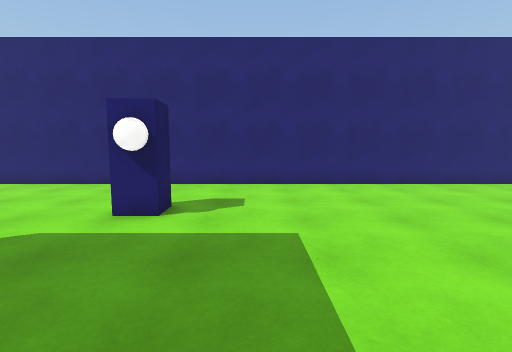
[1] (above)

19 first-person views from a walk through a 3-D level made in the Unity game engine. The camera is 1.5 m above the floor, tilts 6° down and sees 85° across. The floor is counted in squares, 1 m on a side. Each view is taken from the middle of a square. On the plan, view 1 faces up. The plan holds only what a view shows up to about 14 squares ahead; the rest is blank. The place goes on beyond the plan. The player character is not drawn. Some surface patterns are stand-ins.

[2]
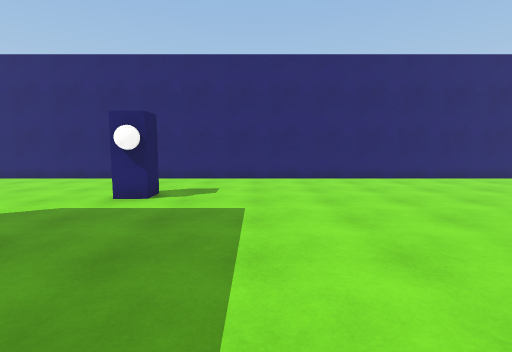

[3]
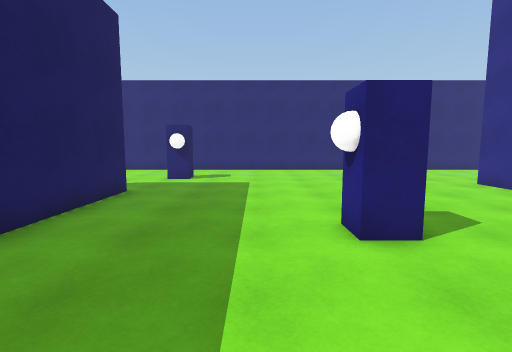

[4]
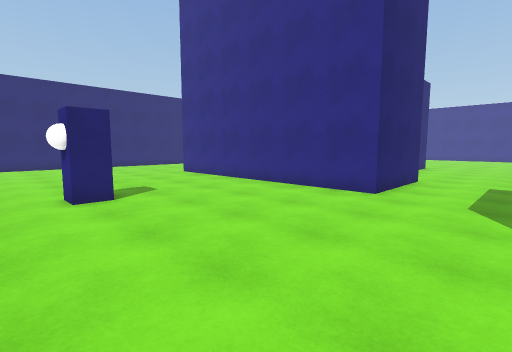

[5]
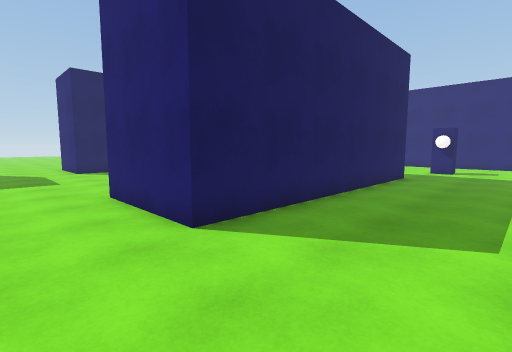

[6]
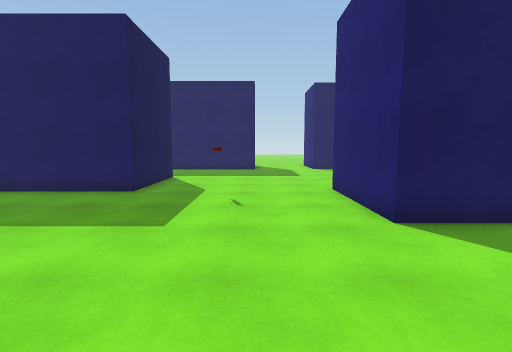

[7]
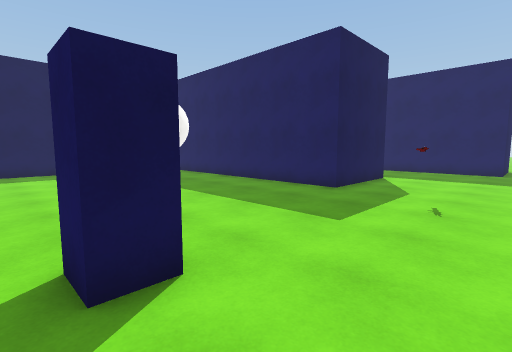

[8]
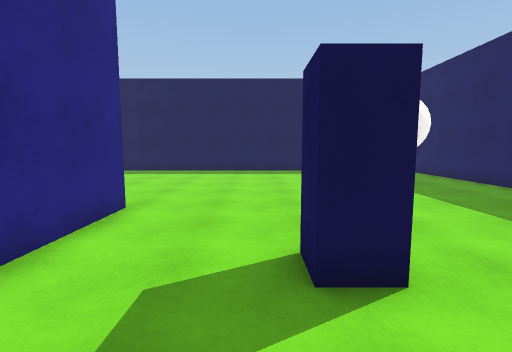

[9]
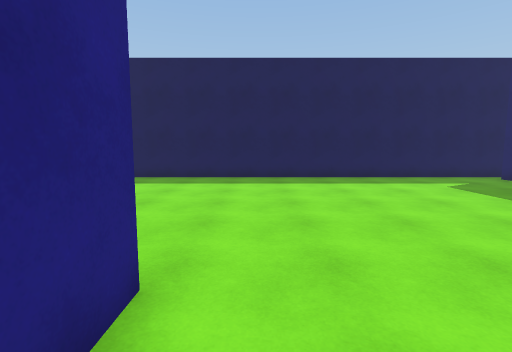

[10]
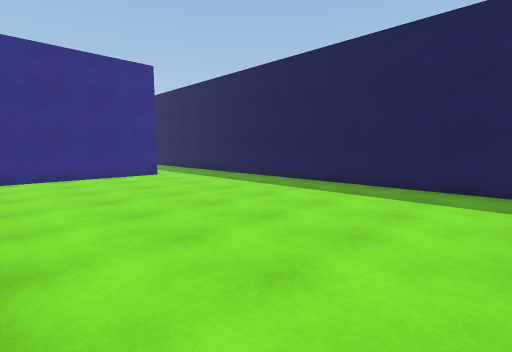

[11]
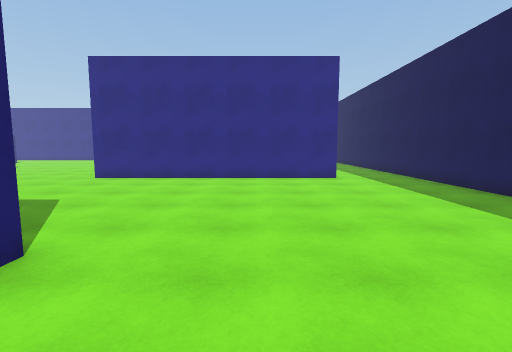

[12]
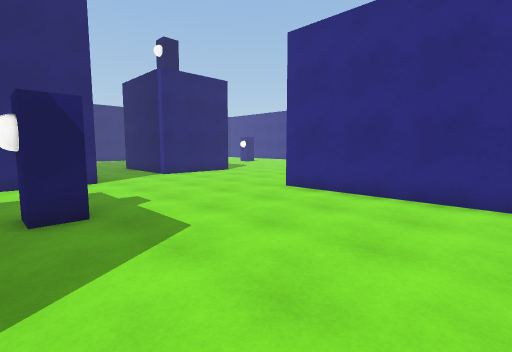

[13]
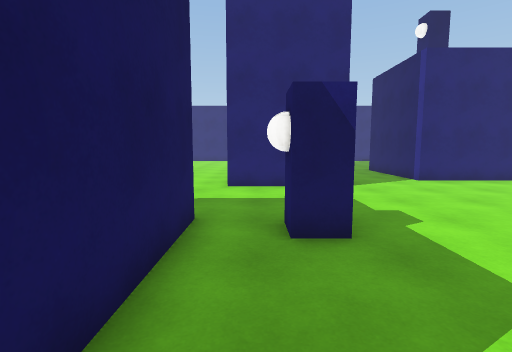

[14]
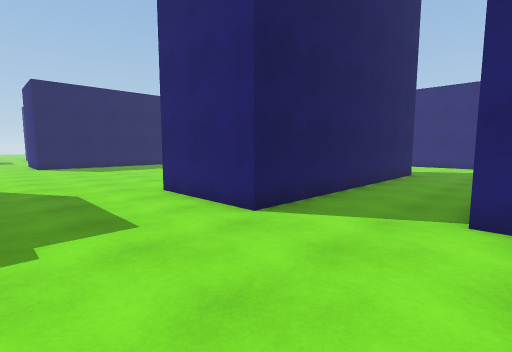

[15]
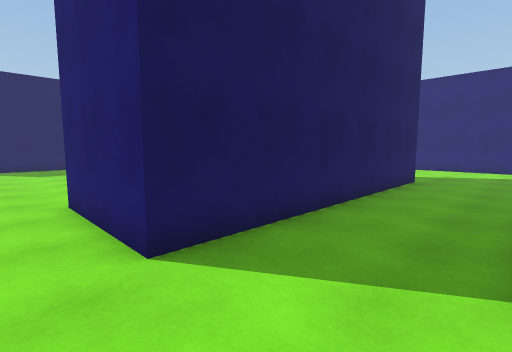

[16]
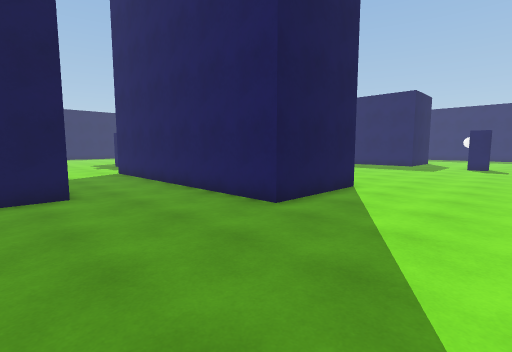

[17]
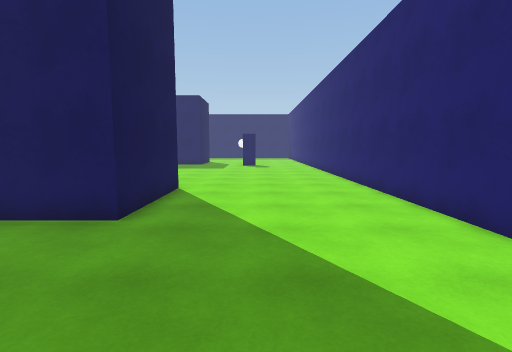

[18]
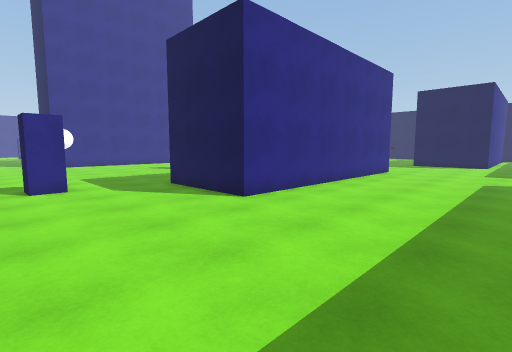

[19]
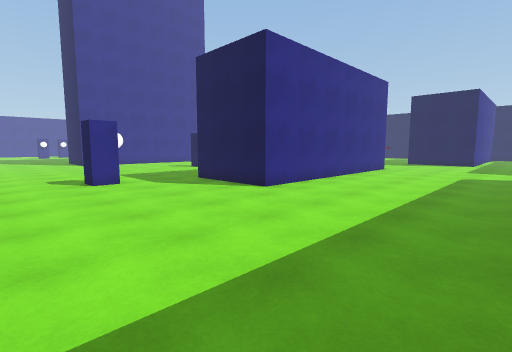

### Floor plan
Points are (right, up) in squares from view 1. A wall is a line through its corners. A room is listed if a view was taken in it or the views show most of it. See-through windows are left out.
Room 1 (views 1, 2, 3, 4, 5, 6, 7, 8, 9, 10, 11, 12, 13, 14, 15, 16, 17, 18, 19)
walls: (9.7, -12.2) (9.7, -16.8); (5.2, -17.9) (5.2, -14.4); (-7.9, -5.9) (-7.9, 2.4) (-3.4, 2.4) (-3.4, -9.3) (-7.9, -9.3); (9.9, 2.6) (9.9, 4.2) (14.4, 4.2) (14.4, -7.5) (9.9, -7.5) (9.9, 0); (-11.9, -16.1) (-7.3, -16.1) (-7.3, -25.1); (18.1, -0.2) (19.8, -0.2); (20.5, -5.7) (18.2, -5.7) (18.2, -3.9); (-7.3, -27.2) (-7.3, -27.9); (-5.8, 11.2) (-11.1, 11.2); (-8.1, -28.7) (20.1, -28.7); (19.4, -24.9) (19.4, -13.1); (15.5, 11.2) (-3.6, 11.2)
objects: other object (-7, -13) to (-6, -13); other object (-3, 6) to (-2, 7); other object (0, -15) to (1, -14); other object (2, -3) to (4, -2); other object (11, -13) to (12, -13)

Where each view was taken, in squares from view 1:
view 1: 0 up, 0 right, facing up
view 2: 2 down, 1 right, facing up
view 3: 7 down, 1 right, facing up
view 4: 11 down, 1 right, facing up-right
view 5: 12 down, 1 right, facing up-left
view 6: 12 down, 2 right, facing left
view 7: 11 down, 2 right, facing down-left
view 8: 11 down, 2 right, facing down
view 9: 15 down, 4 right, facing down
view 10: 18 down, 5 right, facing down-right
view 11: 21 down, 6 right, facing right
view 12: 20 down, 11 right, facing up-right
view 13: 18 down, 11 right, facing up
view 14: 12 down, 19 right, facing up-left
view 15: 9 down, 18 right, facing up-left
view 16: 9 up, 20 right, facing down-left
view 17: 7 up, 20 right, facing left
view 18: 8 up, 14 left, facing down-right
view 19: 10 up, 15 left, facing down-right
